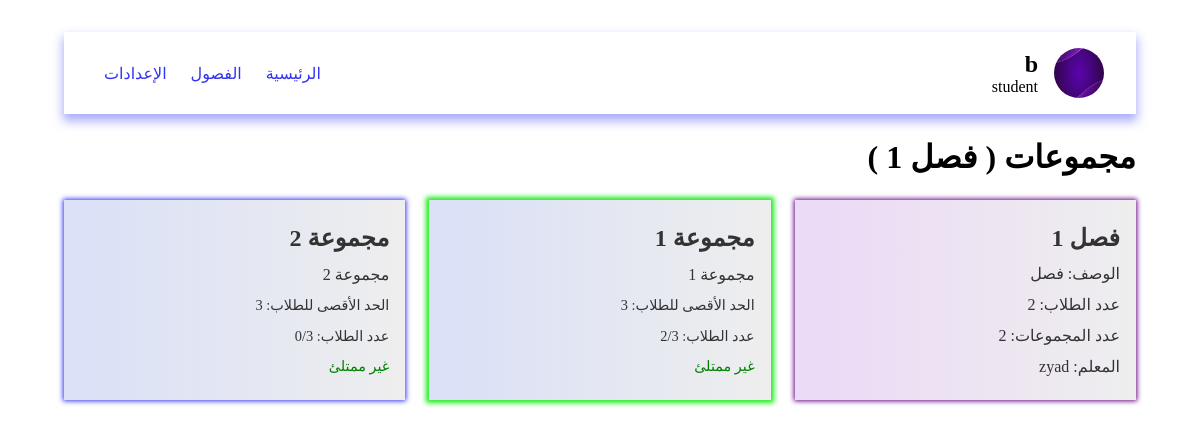
Page /pages/viewGroups.php?id=1 (signed in) on the committed database.
### tables this page shows
CREATE TABLE classes (
    id INTEGER PRIMARY KEY, 
    title TEXT, 
    description TEXT, 
    "limit" INTEGER,
    teacher_id INTEGER
);

CREATE TABLE users (
    id INTEGER PRIMARY KEY, 
    name TEXT, 
    email TEXT UNIQUE, 
    password TEXT UNIQUE, 
    role TEXT
);

CREATE TABLE groups (
    id INTEGER PRIMARY KEY, 
    title TEXT, 
    description TEXT, 
    "limit" INTEGER, 
    members INTEGER, 
    class_id INTEGER,
    interaction INTEGER,
    quality INTEGER,
    grading INTEGER,
    feedback TEXT
);

### data/db.php (called while the page is built, shortened)
<?php
$user = $_SESSION['user'] ?? null;
$db = new SQLite3('../data/database.db');
$db->exec('CREATE TABLE IF NOT EXISTS users (
    id INTEGER PRIMARY KEY,
    name TEXT,
    email TEXT UNIQUE,
    password TEXT UNIQUE,
    role TEXT
)');
$db->exec('CREATE TABLE IF NOT EXISTS classes (
    id INTEGER PRIMARY KEY,
    title TEXT,
    description TEXT,
    "limit" INTEGER,
    teacher_id INTEGER
)');
$db->exec('CREATE TABLE IF NOT EXISTS groups (
    id INTEGER PRIMARY KEY,
    title TEXT,
    description TEXT,
    "limit" INTEGER,
    members INTEGER,
    class_id INTEGER,
    interaction INTEGER,
    quality INTEGER,
    grading INTEGER,
    feedback TEXT
)');
$db->exec('CREATE TABLE IF NOT EXISTS group_students (
    group_id INTEGER,
    student_id INTEGER
)');
function getGroups()
{
    global $db;
    $result = $db->query('SELECT * FROM groups');
    $groups = [];
    while ($row = $result->fetchArray(SQLITE3_ASSOC)) {
        $groups[] = $row;
    }
    return $groups;
}
function getClasses()
{
    global $db;
    $result = $db->query('SELECT * FROM classes');
    $classes = [];
    while ($row = $result->fetchArray(SQLITE3_ASSOC)) {
        $classes[] = $row;
    }
    return $classes;
}
function getTeacher($id)
{
    global $db;
    $stmt = $db->prepare('SELECT * FROM users WHERE id = :id');
    $stmt->bindValue(':id', $id, SQLITE3_INTEGER);
    $result = $stmt->execute();
    if ($result) {
        return $result->fetchArray(SQLITE3_ASSOC);
    }
    return null;
}
function getStudent($id)
{
    global $db;
    $stmt = $db->prepare('SELECT * FROM users WHERE id = :id AND role = "student"');
    $stmt->bindValue(':id', $id, SQLITE3_INTEGER);
    $result = $stmt->execute();
    if ($result) {
        return $result->fetchArray(SQLITE3_ASSOC);
    }
    return null;
}
function getGroupStudentsByGroupId($group_id)
{
    global $db;
    $stmt = $db->prepare('SELECT * FROM group_students WHERE group_id = :group_id');
    $stmt->bindValue(':group_id', $group_id, SQLITE3_INTEGER);
    $result = $stmt->execute();
    $students = [];
    while ($row = $result->fetchArray(SQLITE3_ASSOC)) {
        $students[] = getStudent($row['student_id']);
    }
    return $students;
}
function getStudentsByClassId($class_id)
{
    global $db;
    $stmt = $db->prepare('SELECT * FROM classes WHERE id = :id');
    $stmt->bindValue(':id', $class_id, SQLITE3_INTEGER);
    $result = $stmt->execute();
    $class = $result->fetchArray(SQLITE3_ASSOC);
    $stmt = $db->prepare('SELECT * FROM groups WHERE class_id = :class
    ');
    $stmt->bindValue(':class', $class_id, SQLITE3_INTEGER);
    $result = $stmt->execute();
    $groups = [];
    while ($row = $result->fetchArray(SQLITE3_ASSOC)) {
        $groups[] = $row;
    }
    $students = [];
    foreach ($groups as $group) {
        $students = array_merge($students, getGroupStudentsByGroupId($group['id']));
    }
    return $students;
}

### pages/viewGroups.php (the view, shortened to what this page needs)
<?php
include '../data/db.php';
$class = $_GET['id'] ?? null;
$_groups = getGroups();
$groups = [];
$classes = getClasses();
if (isset($class)) {
  foreach ($_groups as $group) {
    if ($group['class_id'] == $class) {
      $groups[] = $group;
    }
  }
} elseif ($user['role'] == 'teacher') {
  $title = $user['name'];
  $groups = getTeacherGroups($user['id']);
}
?>
<!DOCTYPE html>
<html lang="ar" dir="rtl">
<head>
  <link rel="stylesheet" href="../styles/viewGroups.css" />
</head>
<body>
  <?php include "../components/navbar.php" ?>
  <h1 class="heading">
    مجموعات (
    )
  </h1>
  <main class="container">
    <?php if (isset($class)) { ?>
      <div class="group first">
        <h2 class="title"><?php echo $classes[$class - 1]['title']; ?></h2>
        <p class="desc">الوصف: <?php echo $classes[$class - 1]['description']; ?></p>
        <p class="students">عدد الطلاب: <?php echo count(getStudentsByClassId($class)); ?></p>
        <p class="groups">عدد المجموعات: <?php echo count($groups); ?></p>
        <p class="teacher">المعلم: <?php echo getTeacher($classes[$class - 1]['teacher_id'])['name']; ?></p>
      </div>
    <?php } ?>
    <?php foreach ($groups as $group) {
      $_group_students = getGroupStudentsByGroupId($group['id']);
    ?>
      <a href="./viewGroupDetails.php?id=<?php echo $group['id']; ?>" class="group <?php echo in_array($user['id'], array_column($_group_students, 'id')) ? 'joined' : ''; ?>">
        <h2 class="title"><?php echo $group['title']; ?></h2>
        <p class="desc"><?php echo $group['description']; ?></p>
        <p class="limit">الحد الأقصى للطلاب: <?php echo $group['limit']; ?></p>
        <p class="members">عدد الطلاب: <?php echo count(getGroupStudentsByGroupId($group['id'])); ?>/<?php echo $group['limit']; ?> </p>
        <p class="full <?php echo count(getGroupStudentsByGroupId($group['id'])) >= $group['limit'] ? 'red' : 'green'; ?>">
          <?php echo count(getGroupStudentsByGroupId($group['id'])) >= $group['limit'] ? 'ممتلئ' : 'غير ممتلئ'; ?>
        </p>
      </a>
    <?php } ?>
  </main>
</body>
</html>

### styles/viewGroups.css (style rules this page uses)
* { padding: 0; margin: 0; box-sizing: border-box; text-decoration: none; list-style: none; }
body { padding: 2rem 4rem; }
h1.heading { margin-block: 1.5rem; }
.container { display: grid; grid-template-columns: repeat(auto-fill, minmax(300px, 1fr)); gap: 1.5rem; }
.group { display: grid; gap: 0.75rem; background-image: linear-gradient(to right, #dbe1f6 10%, #eee); padding: 1.5rem 1rem; box-shadow: 0 0 5px 1px rgb(50, 50, 242); color: #333; cursor: pointer; }
.group.first { display: grid; gap: 0.75rem; background-image: linear-gradient(to right, #ecdbf6 10%, #eee); padding: 1.5rem 1rem; box-shadow: 0 0 5px 1px rgb(100, 0, 131); color: #333; cursor: pointer; }
h2.title { font-size: 1.5rem; font-weight: bold; }
.desc { font-size: 1rem; }
.limit { font-size: 0.9rem; }
.members { font-size: 0.9rem; }
.full { font-size: 0.9rem; color: red; }
.full.green { color: green; }
.joined { box-shadow: 0 0 5px 3px rgb(28, 236, 28); }

### styles/navbar.css (style rules this page uses)
* { padding: 0; margin: 0; box-sizing: border-box; text-decoration: none; list-style: none; }

### rows in the picture
classes: title "فصل 1", description "فصل", teacher.name "zyad"
groups: title "مجموعة 1", description "مجموعة 1", limit "3", count(getGroupStudentsByGroupId($group['id'])) "2"
groups: title "مجموعة 2", description "مجموعة 2", limit "3", count(getGroupStudentsByGroupId($group['id'])) "0"

### other values in the picture
$_SESSION['user']['name'] "b"
$_SESSION['user']['role'] "student"
count(getStudentsByClassId($class)) "2"
count($groups) "2"
